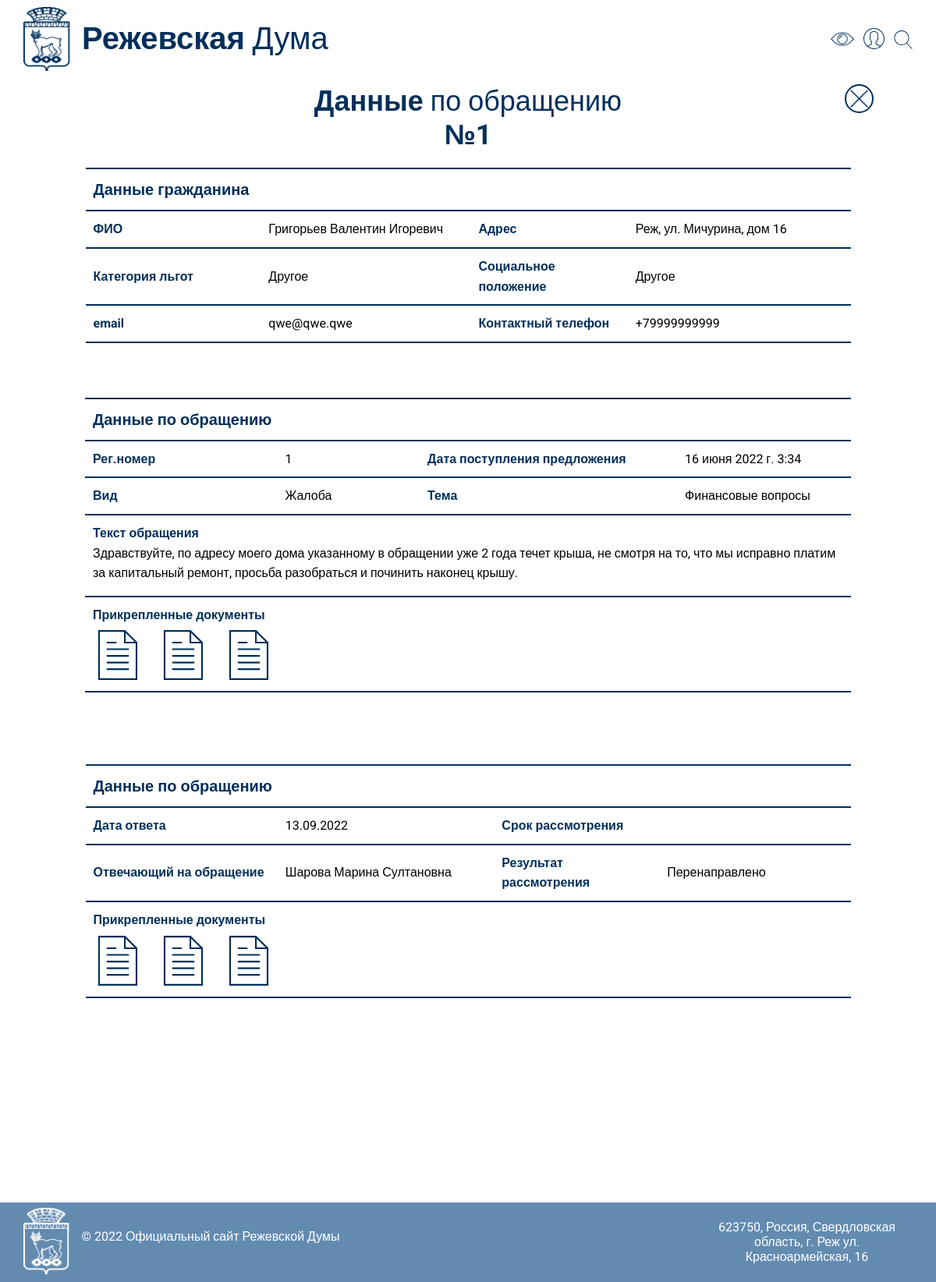
Screenshot of /personal_area/appeals/1/detail (signed in) with the database file from the repository.
### personal_area/models.py (models this page shows, shortened)
class Appeal(models.Model):  # Обращение, тут тоже надо будет добавить поля для медиа-файлов.
    pin = models.IntegerField(null=True) # Поставить ограничение на null
    time_create = models.DateTimeField(auto_now_add=True)
    category = models.ForeignKey(AppealCategory, on_delete=models.PROTECT)
    topic = models.ForeignKey(Topic, on_delete=models.PROTECT)
    applicant = models.ForeignKey(Applicant, on_delete=models.PROTECT) # Applicant Table
    content = models.TextField()
    decision = models.ForeignKey(Decision, on_delete=models.PROTECT)
    responsible_person = models.ForeignKey(Deputy, on_delete=models.PROTECT)
    consideration_stage = models.ForeignKey(ConsiderationStage, on_delete=models.PROTECT)
    decision_time = models.DateTimeField(null=True, default=None) # Должно устанавливаться по кнопке вынесения решения

class Applicant(models.Model):  # Автор обращения
    name = models.CharField(max_length=255)
    surname = models.CharField(max_length=255)
    patronymic = models.CharField(max_length=255)
    address = models.ForeignKey(Address, on_delete=models.PROTECT) # Address table
    benefit = models.ForeignKey(BenefitCategory, on_delete=models.PROTECT, null=True)
    social_status = models.ForeignKey(SocialStatus, on_delete=models.PROTECT)
    email = models.EmailField()
    phone = models.CharField(max_length=255)

class Address(models.Model):  # Адресс автора обращения
    city = models.CharField(max_length=255)
    street = models.CharField(max_length=255)
    house = models.CharField(max_length=255)  # Дом

class BenefitCategory(models.Model):  # Категория льгот автора обращения (пенсионер, инвалид...)
    name = models.CharField(max_length=255, db_index=True)
    def __str__(self):
        return self.name

class SocialStatus(models.Model):
    name = models.CharField(max_length=255)
    def __str__(self):
        return self.name

class AppealCategory(models.Model):  # Категория обращения (Жалоба, предложение...)
    name = models.CharField(max_length=255, db_index=True)
    def __str__(self):
        return self.name

class Topic(models.Model):
    name = models.CharField(max_length=255)
    def __str__(self):
        return self.name

class Deputy(models.Model):  # Депутат, тут еще скорее всего надо будет добавить поле фотографии
    user = models.OneToOneField(User, on_delete=models.CASCADE)
    name = models.CharField(max_length=255)
    surname = models.CharField(max_length=255)
    patronymic = models.CharField(max_length=255)
    constituency = models.ForeignKey(Constituency, on_delete=models.PROTECT)

class Decision(models.Model):  # Решение по обращению (Отказ, одобрено и.т.д.)
    name = models.CharField(max_length=255, db_index=True)
    def __str__(self):
        return self.name

### personal_area/views.py (the view)
# urls.py: path('appeals/<int:appeal_id>/detail', ShowDetailAppeal.as_view(), name='detail_appeal')
class ShowDetailAppeal(LoginRequiredMixin, UserPassesTestMixin, DetailView):
    model = Appeal
    context_object_name = 'appeal'
    template_name = 'personal_area_final/Данные-по-обращению.html'
    pk_url_kwarg = 'appeal_id'
    def test_func(self):
        deputy_id = Deputy.objects.get(user_id=self.request.user.id).id
        responsible_p_id = Appeal.objects.get(id=self.kwargs['appeal_id']).responsible_person_id
        return deputy_id == responsible_p_id

### personal_area/templates/personal_area_final/Данные-по-обращению.html (shortened to what this page needs)
{% load static %}
<!DOCTYPE html>
<html style="font-size: 16px;">
  <head>
    <link rel="stylesheet" href="{% static 'main_final/css/nicepage.css' %}" media="screen">
    <link rel="stylesheet" href="{% static 'main_final/css/Данные-по-обращению.css' %}" media="screen">
  </head>
  <body class="u-body u-stick-footer u-xl-mode"><header class="u-clearfix u-header u-header" id="sec-d734"><div class="u-clearfix u-sheet u-sheet-1">
        <img class="u-image u-image-default u-preserve-proportions u-image-1" src="{% static 'main_final/images/Group.png' %}" alt="" data-image-width="67" data-image-height="92"><span class="u-file-icon u-icon u-text-custom-color-2 u-icon-1"><img src="{% static 'main_final/images/1.png' %}" alt=""></span><span class="u-icon u-text-custom-color-2 u-icon-2" data-href="{% if user.is_authenticated %}{% if user.is_superuser %}{% url 'admin:index' %}{% else %}{% url 'personal_area' %}{% endif %}{% else %}{% url 'auth' %}{% endif %}" data-page-id="80246748"><svg class="u-svg-link" preserveAspectRatio="xMidYMin slice" viewBox="0 0 55 55" style=""><use xmlns:xlink="http://www.w3.org/1999/xlink" xlink:href="#svg-9117"></use></svg></span><span class="u-icon u-text-custom-color-2 u-icon-3" data-href="{% url 'index' %}#sec-c8f0" data-page-id="166367821"><svg class="u-svg-link" preserveAspectRatio="xMidYMin slice" viewBox="0 0 52.966 52.966" style=""><use xmlns:xlink="http://www.w3.org/1999/xlink" xlink:href="#svg-d172"></use></svg></span>
        <h1 class="u-custom-font u-font-raleway u-text u-text-custom-color-2 u-text-default u-text-1">
          <span style="font-weight: 700;">Режевская </span>Дума
        </h1>
      </div></header>
    <section class="u-clearfix u-section-1" id="sec-c488">
      <div class="u-clearfix u-sheet u-sheet-1">
        <h4 class="u-align-center u-text u-text-custom-color-2 u-text-1">
          <span style="font-weight: 700;">Данные <span style="font-weight: 400;">по</span>
            <span style="font-weight: 400;"> обращению</span>
          </span>
          <br>
          <span style="font-weight: 700;">№{{ appeal.pk }}</span>
        </h4><span class="u-border-2 u-border-custom-color-2 u-file-icon u-icon u-icon-circle u-text-custom-color-2 u-icon-1" data-href="{% url 'appeal' appeal.pk %}" data-page-id="453218645"><img src="{% static 'main_final/images/29.png' %}" alt=""></span>
        <div class="u-table u-table-responsive u-table-1">
          <table class="u-table-entity">
            <colgroup>
              <col width="22.9%">
              <col width="27.4%">
              <col width="20.5%">
              <col width="29.1%">
            </colgroup>
            <tbody class="u-custom-font u-heading-font u-table-body u-text-custom-color-2">
              <tr style="height: 49px;">
                <td  colspan="4"  class="u-border-2 u-border-custom-color-2 u-border-no-left u-border-no-right u-table-cell u-table-cell-1">Данные гражданина </td>
              </tr>
              <tr style="height: 44px;">
                <td class="u-border-2 u-border-custom-color-2 u-border-no-left u-border-no-right u-custom-font u-heading-font u-table-cell u-table-cell-5">ФИО</td>
                <td style="color: black;" class="u-border-2 u-border-custom-color-2 u-border-no-left u-border-no-right u-table-cell u-table-cell-6">{{ appeal.applicant.surname }} {{ appeal.applicant.name }} {{ appeal.applicant.patronymic }}</td>
                <td class="u-border-2 u-border-custom-color-2 u-border-no-left u-border-no-right u-custom-font u-heading-font u-table-cell u-table-cell-7">Адрес</td>
                <td style="color: black;" class="u-border-2 u-border-custom-color-2 u-border-no-left u-border-no-right u-table-cell u-table-cell-8">{{ appeal.applicant.address.city }}, ул. {{ appeal.applicant.address.street }}, дом {{ appeal.applicant.address.house }}</td>
              </tr>
              <tr style="height: 46px;">
                <td class="u-border-2 u-border-custom-color-2 u-border-no-left u-border-no-right u-custom-font u-heading-font u-table-cell u-table-cell-9">Категория льгот</td>
                <td style="color: black;" class="u-border-2 u-border-custom-color-2 u-border-no-left u-border-no-right u-table-cell u-table-cell-10">{{ appeal.applicant.benefit }}</td>
                <td class="u-border-2 u-border-custom-color-2 u-border-no-left u-border-no-right u-custom-font u-heading-font u-table-cell u-table-cell-11">Социальное положение</td>
                <td style="color: black;" class="u-border-2 u-border-custom-color-2 u-border-no-left u-border-no-right u-table-cell u-table-cell-12">{{ appeal.applicant.social_status }}</td>
              </tr>
              <tr style="height: 46px;">
                <td class="u-border-2 u-border-custom-color-2 u-border-no-left u-border-no-right u-custom-font u-heading-font u-table-cell u-table-cell-13">email</td>
                <td style="color: black;" class="u-border-2 u-border-custom-color-2 u-border-no-left u-border-no-right u-table-cell u-table-cell-14">{{ appeal.applicant.email }}</td>
                <td class="u-border-2 u-border-custom-color-2 u-border-no-left u-border-no-right u-custom-font u-heading-font u-table-cell u-table-cell-15">Контактный телефон</td>
                <td style="color: black;" class="u-border-2 u-border-custom-color-2 u-border-no-left u-border-no-right u-table-cell u-table-cell-16">{{ appeal.applicant.phone }}</td>
              </tr>
            </tbody>
          </table>
        </div>
        <div class="u-table u-table-responsive u-table-2">
          <table class="u-table-entity">
            <colgroup>
              <col width="25.1%">
              <col width="18.6%">
              <col width="33.6%">
              <col width="22.7%">
            </colgroup>
            <tbody class="u-custom-font u-heading-font u-table-body u-text-custom-color-2">
              <tr style="height: 54px;">
                <td colspan="4" class="u-border-2 u-border-custom-color-2 u-border-no-left u-border-no-right u-custom-font u-heading-font u-table-cell u-table-cell-17">Данные по обращению</td>
              </tr>
              <tr style="height: 47px;">
                <td class="u-border-2 u-border-custom-color-2 u-border-no-left u-border-no-right u-custom-font u-heading-font u-table-cell u-table-cell-21">Рег.номер</td>
                <td style="color: black;" class="u-border-2 u-border-custom-color-2 u-border-no-left u-border-no-right u-table-cell">{{ appeal.pk }}</td>
                <td class="u-border-2 u-border-custom-color-2 u-border-no-left u-border-no-right u-custom-font u-heading-font u-table-cell u-table-cell-23">Дата поступления предложения</td>
                <td style="color: black;" class="u-border-2 u-border-custom-color-2 u-border-no-left u-border-no-right u-table-cell">{{ appeal.time_create }}</td>
              </tr>
              <tr style="height: 47px;">
                <td class="u-border-2 u-border-custom-color-2 u-border-no-left u-border-no-right u-custom-font u-heading-font u-table-cell u-table-cell-25">Вид</td>
                <td style="color: black;" class="u-border-2 u-border-custom-color-2 u-border-no-left u-border-no-right u-table-cell">{{ appeal.category }}</td>
                <td class="u-border-2 u-border-custom-color-2 u-border-no-left u-border-no-right u-custom-font u-heading-font u-table-cell u-table-cell-27">Тема</td>
                <td style="color: black;" class="u-border-2 u-border-custom-color-2 u-border-no-left u-border-no-right u-table-cell">{{ appeal.topic }}</td>
              </tr>
              <tr style="height: 105px;">
                <td colspan="4" class="u-border-2 u-border-custom-color-2 u-border-no-left u-border-no-right u-custom-font u-heading-font u-table-cell u-table-valign-top u-table-cell-29">Текст обращения<br>
                  <span style="font-weight: 400; color: black;">{{ appeal.content }}</span>
                  <br>
                </td>
              </tr>
              <tr style="height: 122px;">
                <td colspan="4" class="u-border-2 u-border-custom-color-2 u-border-no-left u-border-no-right u-custom-font u-heading-font u-table-cell u-table-valign-top u-text-custom-color-2 u-table-cell-33">Прикрепленные документы</td>
              </tr>
            </tbody>
          </table>
        </div><span class="u-icon u-text-custom-color-2 u-icon-2"><svg class="u-svg-link" preserveAspectRatio="xMidYMin slice" viewBox="0 0 60 60" style=""><use xmlns:xlink="http://www.w3.org/1999/xlink" xlink:href="#svg-4b1b"></use></svg>
</span><span class="u-icon u-text-custom-color-2 u-icon-3"><svg class="u-svg-link" preserveAspectRatio="xMidYMin slice" viewBox="0 0 60 60" style=""><use xmlns:xlink="http://www.w3.org/1999/xlink" xlink:href="#svg-c167"></use></svg>
</span><span class="u-icon u-text-custom-color-2 u-icon-4"><svg class="u-svg-link" preserveAspectRatio="xMidYMin slice" viewBox="0 0 60 60" style=""><use xmlns:xlink="http://www.w3.org/1999/xlink" xlink:href="#svg-e85c"></use></svg></span>
        <div class="u-table u-table-responsive u-table-3">
          <table class="u-table-entity">
            <colgroup>
              <col width="25.1%">
              <col width="28.3%">
              <col width="21.6%">
              <col width="25%">
            </colgroup>
            <tbody class="u-custom-font u-heading-font u-table-body u-text-custom-color-2">
              <tr style="height: 46px;">
                <td colspan="4" class="u-border-2 u-border-custom-color-2 u-border-no-left u-border-no-right u-custom-font u-heading-font u-table-cell u-table-cell-37">Данные по обращению</td>
              </tr>
              <tr style="height: 46px;">
                <td class="u-border-2 u-border-custom-color-2 u-border-no-left u-border-no-right u-custom-font u-heading-font u-table-cell u-table-cell-41">Дата ответа</td>
                <td style="color: black;" class="u-border-2 u-border-custom-color-2 u-border-no-left u-border-no-right u-table-cell">{% if appeal.decision_time %}{{ appeal.decision_time|date:"d.m.Y" }}{% else %}На рассмотрении{% endif %}</td>
                <td class="u-border-2 u-border-custom-color-2 u-border-no-left u-border-no-right u-custom-font u-heading-font u-table-cell u-table-cell-43">Срок рассмотрения</td>
                <td style="color: black;" class="u-border-2 u-border-custom-color-2 u-border-no-left u-border-no-right u-table-cell"></td>
              </tr>
              <tr style="height: 46px;">
                <td class="u-border-2 u-border-custom-color-2 u-border-no-left u-border-no-right u-custom-font u-heading-font u-table-cell u-table-cell-45">Отвечающий на обращение</td>
                <td style="color: black;" class="u-border-2 u-border-custom-color-2 u-border-no-left u-border-no-right u-table-cell">{{ appeal.responsible_person.surname }} {{ appeal.responsible_person.name }} {{ appeal.responsible_person.patronymic }}</td>
                <td class="u-border-2 u-border-custom-color-2 u-border-no-left u-border-no-right u-custom-font u-heading-font u-table-cell u-table-cell-47">Результат рассмотрения</td>
                <td style="color: black;" class="u-border-2 u-border-custom-color-2 u-border-no-left u-border-no-right u-table-cell">{% if appeal.decision_time %}{{ appeal.decision }}{% else %}На рассмотрении{% endif %}</td>
              </tr>
              <tr style="height: 123px;">
                <td colspan="4" class="u-border-2 u-border-custom-color-2 u-border-no-left u-border-no-right u-custom-font u-heading-font u-table-cell u-table-valign-top u-text-custom-color-2 u-table-cell-53">Прикрепленные документы</td>
              </tr>
            </tbody>
          </table>
        </div><span class="u-icon u-text-custom-color-2 u-icon-5"><svg class="u-svg-link" preserveAspectRatio="xMidYMin slice" viewBox="0 0 60 60" style=""><use xmlns:xlink="http://www.w3.org/1999/xlink" xlink:href="#svg-8778"></use></svg>
</span><span class="u-icon u-text-custom-color-2 u-icon-6"><svg class="u-svg-link" preserveAspectRatio="xMidYMin slice" viewBox="0 0 60 60" style=""><use xmlns:xlink="http://www.w3.org/1999/xlink" xlink:href="#svg-fa85"></use></svg>
</span><span class="u-icon u-text-custom-color-2 u-icon-7"><svg class="u-svg-link" preserveAspectRatio="xMidYMin slice" viewBox="0 0 60 60" style=""><use xmlns:xlink="http://www.w3.org/1999/xlink" xlink:href="#svg-fa0c"></use></svg></span>
      </div>
    </section>
    <footer class="u-align-center u-clearfix u-custom-color-1 u-footer u-footer" id="sec-6033"><div class="u-clearfix u-sheet u-sheet-1">
        <img class="u-image u-image-default u-preserve-proportions u-image-1" src="{% static 'main_final/images/Group1.png' %}" alt="" data-image-width="63" data-image-height="91">
        <h5 class="u-align-center u-text u-text-white u-text-1"> 623750, Россия, Свердловская область, г. Реж ул. Красноармейская, 16</h5>
        <p class="u-custom-font u-heading-font u-small-text u-text u-text-variant u-text-2"> © 2022 Официальный сайт Режевской Думы </p>
      </div></footer>
  </body>
</html>

### rows the page displays
Appeal: pk "1", applicant.surname "Григорьев", applicant.name "Валентин", applicant.patronymic "Игоревич", applicant.address.city "Реж", applicant.address.street "Мичурина", applicant.address.house "16", applicant.benefit "Другое", applicant.social_status "Другое", applicant.email "qwe@qwe.qwe", applicant.phone "+79999999999", time_create "16 июня 2022 г. 3:34", category "Жалоба", topic "Финансовые вопросы", content "Здравствуйте, по адресу моего дома указанному в обращении уже 2 года течет крыша, не смотря на то, что мы исправно платим за капитальный ремонт, просьба разобраться и починить наконец крышу.", decision_time "13.09.2022", responsible_person.surname "Шарова", responsible_person.name "Марина", responsible_person.patronymic "Султановна", decision "Перенаправлено"
